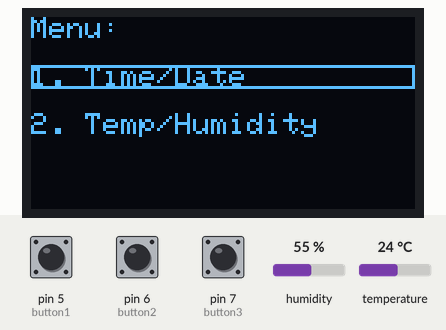
Simulated run of this sketch. Board: Arduino Uno, built with avr-gcc and run on an emulated ATmega328P. On the bench: 128×64 one-colour display. Inputs (shaded band) come from the test bench; at power-on: pin 7 (button3) HIGH, pin 5 (button1) HIGH, humidity 55 %, temperature 24 °C, pin 6 (button2) HIGH. The local clock reads 2024-03-15 10:24:30 at power-on unless the sketch sets it.

Above: at 1.2 s.
1.3 s: pin 7 (button3) pulled LOW for 0.15 s
At 2.3 s:
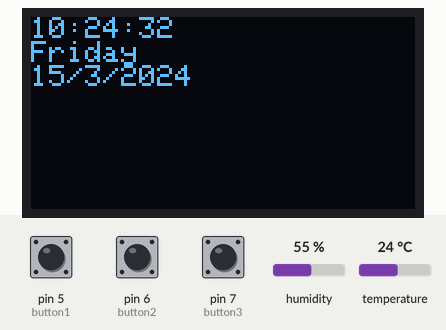
4.4 s: pin 5 (button1) pulled LOW for 3.2 s
At 8.8 s:
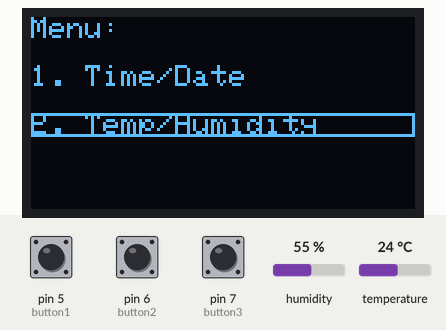
9.1 s: pin 7 (button3) pulled LOW for 1 s
At 11.3 s:
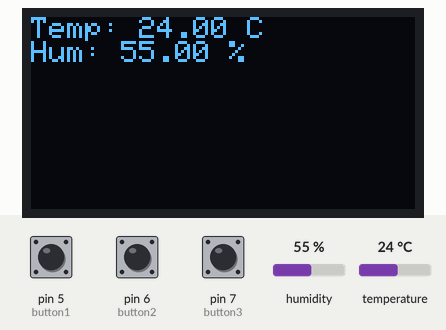
11.7 s: humidity set to 22 %
At 14.4 s:
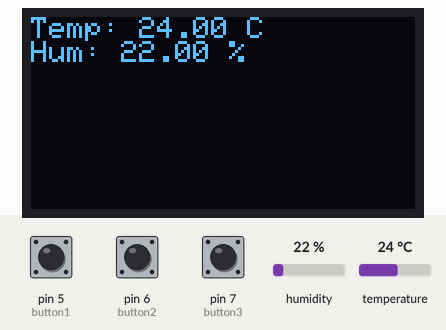
14.7 s: temperature set to 12 °C
At 16.1 s:
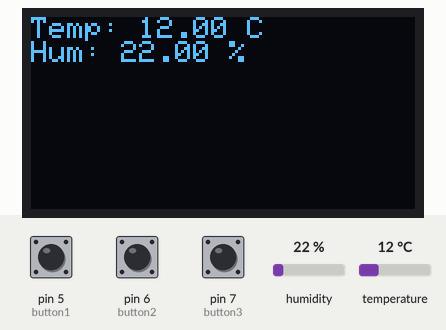
16.9 s: humidity set to 40 %
At 18.9 s:
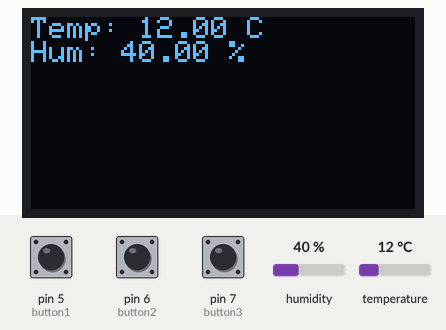
Timing chart, 0 to 20.0 s (numbered marks = the images above; inputs shaded):
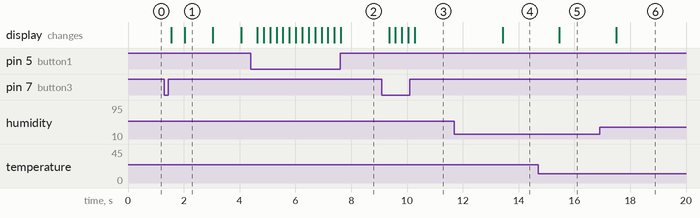

The sketch:

IOTHUS.ino
```cpp
#include <SPI.h>
#include <Wire.h>
#include <Adafruit_GFX.h>
#include <Adafruit_SSD1306.h>
#include <DHT.h>
#include <RTClib.h>

// Define OLED display
#define SCREEN_WIDTH 128 // OLED display width in pixels
#define SCREEN_HEIGHT 64 // OLED display height in pixels
#define OLED_RESET 4 // Reset pin
Adafruit_SSD1306 display(SCREEN_WIDTH, SCREEN_HEIGHT, &Wire, OLED_RESET);

// Define DHT sensor pin and type
#define DHTPIN 3
#define DHTTYPE DHT11
DHT dht(DHTPIN, DHTTYPE);

// Define buttons
#define button1 5
#define button2 6
#define button3 7

// RTC
RTC_DS3231 rtc;

// Menu selection
int menuSelection = 1; // 1: Time/Date, 2: Temp/Humidity
int currentScreen = 0; // 0: Menu, 1: Time/Date, 2: Temp/Humidity

// Days of the week
char daysOfTheWeek[7][12] = {"Sunday", "Monday", "Tuesday", "Wednesday", "Thursday", "Friday", "Saturday"};

void setup() {
  Serial.begin(9600);

  // Initialize OLED display
  if (!display.begin(SSD1306_SWITCHCAPVCC, 0x3C)) {
    Serial.println(F("SSD1306 allocation failed"));
    for (;;) // Don't proceed, loop forever
      ;
  }

  // Initialize DHT sensor
  dht.begin();

  // Initialize RTC
  if (!rtc.begin()) {
    Serial.println("Couldn't find RTC");
    Serial.flush();
    while (1) delay(10);
  }

  // Set button pins as input with pull-up resistors
  pinMode(button1, INPUT_PULLUP);
  pinMode(button2, INPUT_PULLUP);
  pinMode(button3, INPUT_PULLUP);
}

void loop() {
  // Display menu or selected information based on menuSelection
  switch (currentScreen) {
    case 0:
      displayMenu();
      break;
    case 1:
      displayTimeDate();
      break;
    case 2:
      displayTemperatureHumidity();
      break;
  }

  // Check button presses
  if (digitalRead(button1) == LOW) {
    if (currentScreen == 0) {
      menuSelection--;
      if (menuSelection < 1) {
        menuSelection = 2; // Wrap around to last option
      }
    } else {
      currentScreen = 0; // Go back to menu from any screen
    }
    delay(200); // Debounce delay
  }

  if (digitalRead(button2) == LOW) {
    if (currentScreen == 0) {
      menuSelection++;
      if (menuSelection > 2) {
        menuSelection = 1; // Wrap around to first option
      }
    } else {
      currentScreen = 0; // Go back to menu from any screen
    }
    delay(200); // Debounce delay
  }

  if (digitalRead(button3) == LOW) {
    if (currentScreen == 0) {
      currentScreen = menuSelection; // Select option from menu
    } else {
      currentScreen = 0; // Go back to menu
    }
    delay(200); // Debounce delay
  }
}

void displayTimeDate() {
  DateTime now = rtc.now();
  display.clearDisplay();
  display.setTextSize(1);
  display.setTextColor(WHITE);
  display.setCursor(0, 0);

  String formattedTime = "";
  if (now.hour() < 10) {
    formattedTime += "0";
  }
  formattedTime += String(now.hour());

  formattedTime += ":";

  if (now.minute() < 10) {
    formattedTime += "0";
  }
  formattedTime += String(now.minute());

  formattedTime += ":";

  if (now.second() < 10) {
    formattedTime += "0";
  }
  formattedTime += String(now.second());

  display.print(formattedTime);
  display.println();
  display.println(daysOfTheWeek[now.dayOfTheWeek()]);
  display.print(now.day(), DEC);
  display.print("/");
  display.print(now.month(), DEC);
  display.print("/");
  display.print(now.year(), DEC);
  display.display();
}

void displayTemperatureHumidity() {
  float temperature = dht.readTemperature();
  float humidity = dht.readHumidity();

  display.clearDisplay();
  display.setTextSize(1);
  display.setTextColor(WHITE);
  display.setCursor(0, 0);

  if (isnan(temperature) || isnan(humidity)) {
    display.println(F("Error"));
    display.println(F("reading"));
    display.println(F("DHT11"));
  } else {
    display.print(F("Temp: "));
    display.print(temperature);
    display.println(F(" C"));

    display.print(F("Hum: "));
    display.print(humidity);
    display.println(F(" %"));
  }

  display.display();
}

void displayMenu() {
  display.clearDisplay();
  display.setTextSize(1);
  display.setTextColor(WHITE);
  display.setCursor(0, 0);

  display.println("Menu:");
  display.setCursor(0, 16);
  display.println("1. Time/Date");
  display.setCursor(0, 32);
  display.println("2. Temp/Humidity");

  // Highlight selected option with a box
  switch (menuSelection) {
    case 1:
      display.drawRect(0, 16, 128, 8, WHITE); // Draw box for "Time/Date"
      break;
    case 2:
      display.drawRect(0, 32, 128, 8, WHITE); // Draw box for "Temp/Humidity"
      break;
  }

  display.display();
}
```

Measured:
- after the input at 1.3 s, the display: first changes after 0.26 s (image 1 shows a later state)
- after the input at 4.4 s, the display: first changes after 0.23 s (image 2 shows a later state)
- after the input at 9.1 s, the display: changes after 0.26 s (image 3)
- after the input at 11.7 s, the display: changes after 1.7 s (image 4)
- after the input at 14.7 s, the display: changes after 0.77 s (image 5)
- after the input at 16.9 s, the display: changes after 0.60 s (image 6)
